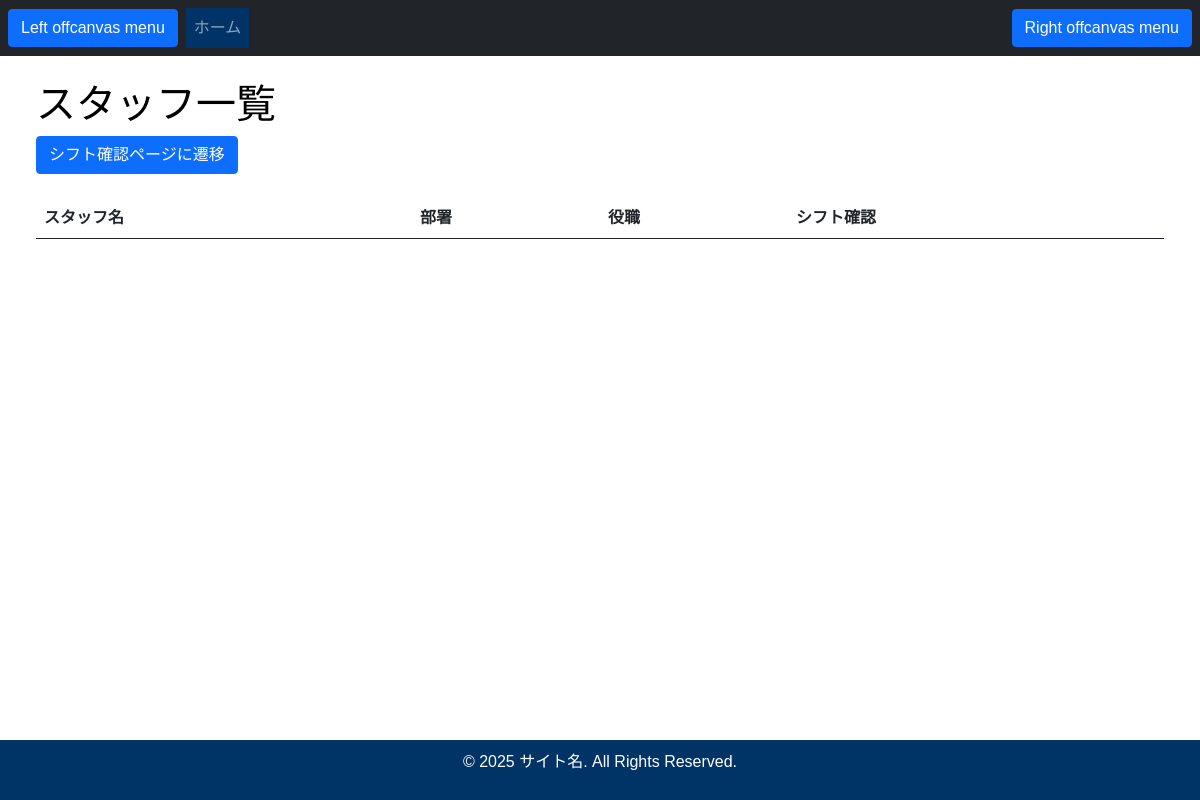
The page /staff/ on the database as committed earlier.
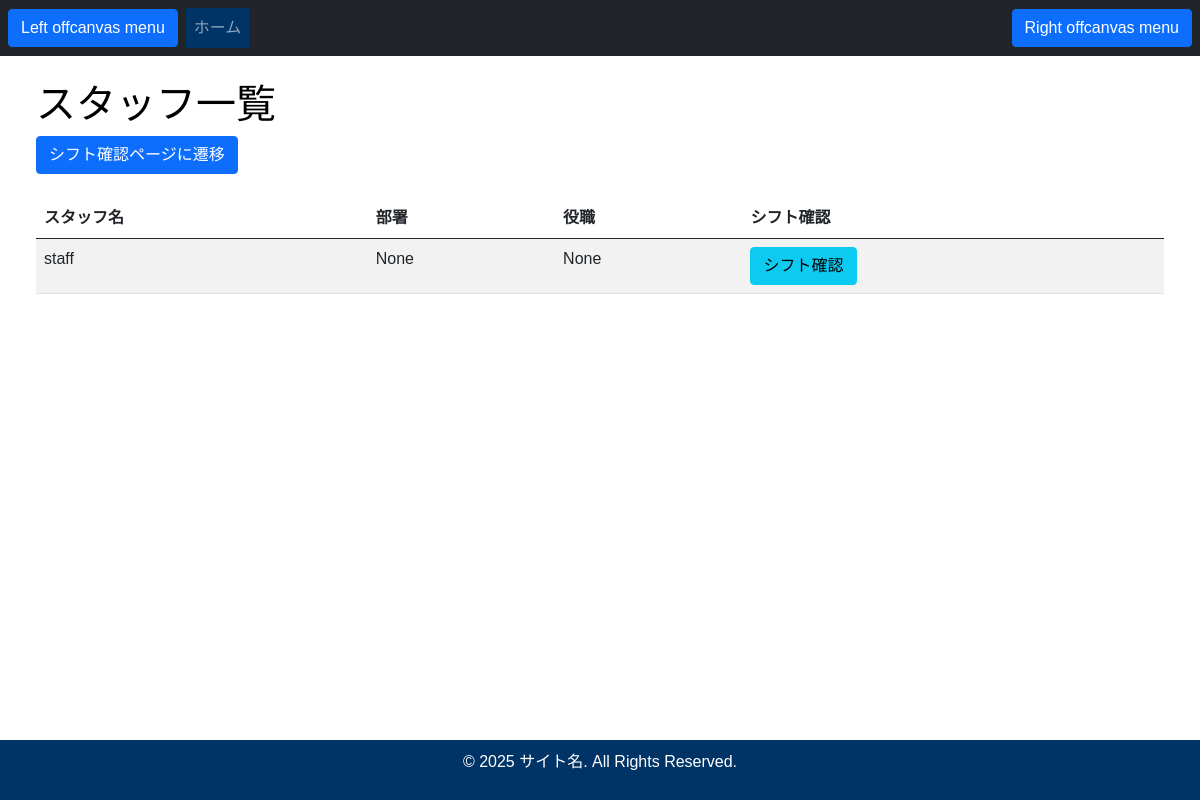
The same page on the database as committed later.
### main/models.py (models this page shows, shortened)
class CustomUser(AbstractUser):
    member_num = models.BigIntegerField(verbose_name="会員番号",
                                         primary_key=True,
                                         default=random_num # 乱数関数
                                         )
    name = models.CharField(verbose_name="氏名", max_length=20)
    email   = models.EmailField(verbose_name="メールアドレス", unique=True)
    is_password_encrypted = models.BooleanField(default=False, verbose_name="パスワード暗号化フラグ")
    USERNAME_FIELD = 'email' # 標準のユーザー名を「email」と同じする
    REQUIRED_FIELDS = ['username']
    username = models.CharField(verbose_name="ユーザー名",
                                max_length=20,
                                blank=True, null=True
                                )
    class Meta:
        verbose_name_plural = "カスタムユーザー"

class Staff(CustomUser):
    division = models.ForeignKey(position, verbose_name="部署",
                                 on_delete=models.CASCADE,
                                 limit_choices_to={'type': '部署'},
                                 related_name='staff_in_division',
                                 blank=True, null=True)
    team = models.ForeignKey(position, verbose_name="課",
                              on_delete=models.CASCADE,
                              limit_choices_to={'type': '課'},
                              related_name='staff_in_teasm',
                              blank=True, null=True)
    position = models.ForeignKey(position, verbose_name="役職",
                                 on_delete=models.CASCADE,
                                 limit_choices_to={'type': '役職'},
                                 related_name='staff_in_position',
                                 blank=True, null=True)
    rank = models.ForeignKey(Rank, verbose_name="ランク",
                             on_delete=models.SET_NULL,
                             blank=True, null=True)
    hire_date = models.DateField(verbose_name="入社日", blank=True, null=True)
    phone_number = models.CharField(verbose_name="電話番号", max_length=15, blank=True, null=True)
    class Meta:
        verbose_name_plural = "スタッフ"
    class Meta:
        verbose_name_plural = "スタッフ"
        unique_together = ('division', 'team', 'position')  # 同じ部署、課、役職のスタッフを2度登録できないように設定
        permissions = [
            ('can_view_staff', 'Can view staff'),
        ]

class CustomUser(AbstractUser):
    member_num = models.BigIntegerField(verbose_name="会員番号",
                                         primary_key=True,
                                         default=random_num # 乱数関数
                                         )
    name = models.CharField(verbose_name="氏名", max_length=20)
    email   = models.EmailField(verbose_name="メールアドレス", unique=True)
    is_password_encrypted = models.BooleanField(default=False, verbose_name="パスワード暗号化フラグ")
    USERNAME_FIELD = 'email' # 標準のユーザー名を「email」と同じする
    REQUIRED_FIELDS = ['username']
    username = models.CharField(verbose_name="ユーザー名",
                                max_length=20,
                                blank=True, null=True
                                )
    class Meta:
        verbose_name_plural = "カスタムユーザー"

### staff/views.py (the view)
# urls.py: path('', views.StaffListView.as_view(), name='staff_list'),
class StaffListView(ListView):
    model = Staff
    template_name = 'staff/staff_list.html'
    context_object_name = 'staff_list'

### staff/templates/staff/staff_list.html (shortened to what this page needs)
{% extends 'base.html' %}
{% block content %}
  <h1>スタッフ一覧</h1>
  <div class="mb-4">
    <a href="{% url 'staff:shift_schedule_list' %}" class="btn btn-primary">
      シフト確認ページに遷移
    </a>
  </div>
  <table class="table table-striped">
    <thead>
      <tr>
        <th>スタッフ名</th>
        <th>部署</th>
        <th>役職</th>
        <th>シフト確認</th>
      </tr>
    </thead>
    <tbody>
      {% for staff in staff_list %}
        <tr>
          <td>{{ staff.name }}</td>
          <td>{{ staff.division }}</td>
          <td>{{ staff.position }}</td>
          <td><a href="{% url 'staff:shift_schedule' staff.pk %}" class="btn btn-info">シフト確認</a></td>
        </tr>
      {% endfor %}
    </tbody>
  </table>
{% endblock %}

Rows that differ between the two databases and show on the page:
added Staff: name "staff", division "None", position "None"
